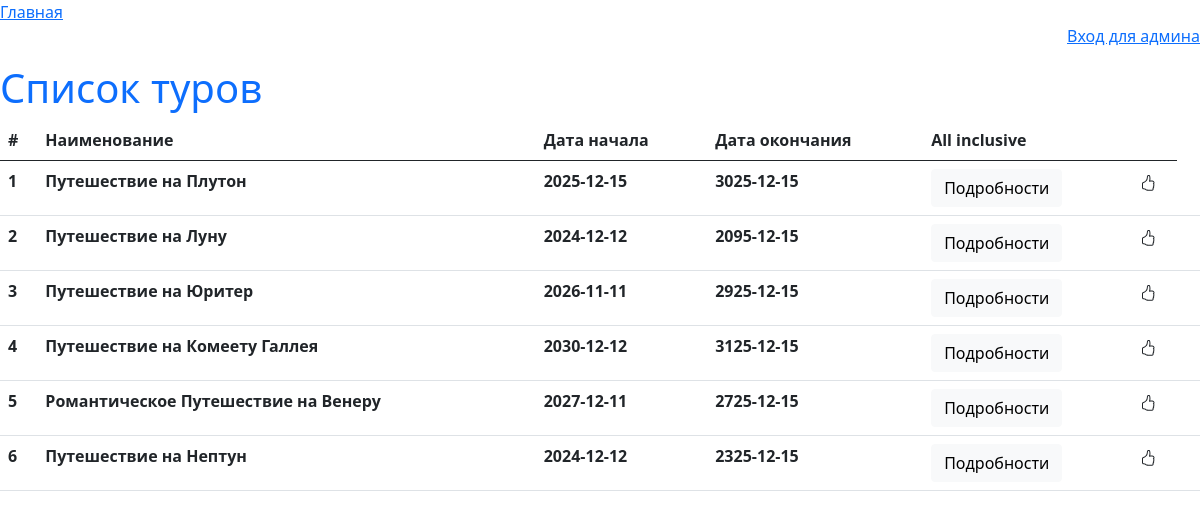
/index, run on the app's committed database.
### app/models.py (models this page shows, shortened)
class Trip(db.Model):
    __tablename__ = 'trips'
    id = db.Column(db.Integer, primary_key=True)
    name = db.Column(db.String(64), index=True, unique=True)
    description = db.Column(db.String(5000))
    date_begin = db.Column(db.Date(), nullable=False)
    date_end = db.Column(db.Date())
    is_all_inc = db.Column(db.Boolean(), default=True)

### app/routes.py (the view)
@app.route('/')
@app.route('/index')
def index():
    trips=db.session.query(Trip).all()
    return render_template('index.html', trips=trips)

### app/templates/index.html (shortened to what this page needs)
<!DOCTYPE html>
<html>
  <head>
    <link href="https://cdn.jsdelivr.net/npm/bootstrap@5.0.2/dist/css/bootstrap.min.css" rel="stylesheet">
  </head>
  <body>
    <a href="{{url_for('index')}}">Главная</a>
    <p align="right"><a href="{{url_for('trip_admin')}}">Вход для админа</a></p>
    <div>
      <h1 class="text-primary">Список туров</h1>
    </div>
    <table class ="table">
      <thead class ="thead">
        <tr>
          <th>#</th>
          <th>Наименование</th>
          <th>Дата начала</th>
          <th>Дата окончания</th>
          <th>All inclusive</th>
          <th></th>
        </tr>
      </thead>
      <tbody >
        {% for trip in trips %}
          <tr>
            <th>{{trip.id}}</th>
            <th>{{trip.name}}</th>
            <th>{{trip.date_begin}}</th>
            <th>{{trip.date_end}}</th>
            <th>
                <form method="post" action="{{ url_for('get_info', id=trip.id) }}">
                    <button type="submit" class="btn btn-light">Подробности</button>
                  </form>
            </th>
            <th>
            </th>
            <th></th>
          </tr>
        {% endfor %}
      </tbody>
    </table>
  </body>
</html>

### data on the page
Trip: id "1", name "Путешествие на Плутон", date_begin "2025-12-15", date_end "3025-12-15", is_all_inc True (drawn)
Trip: id "2", name "Путешествие на Луну", date_begin "2024-12-12", date_end "2095-12-15", is_all_inc True (drawn)
Trip: id "3", name "Путешествие на Юритер", date_begin "2026-11-11", date_end "2925-12-15", is_all_inc True (drawn)
Trip: id "4", name "Путешествие на Комеету Галлея", date_begin "2030-12-12", date_end "3125-12-15", is_all_inc True (drawn)
Trip: id "5", name "Романтическое Путешествие на Венеру", date_begin "2027-12-11", date_end "2725-12-15", is_all_inc True (drawn)
Trip: id "6", name "Путешествие на Нептун", date_begin "2024-12-12", date_end "2325-12-15", is_all_inc True (drawn)
